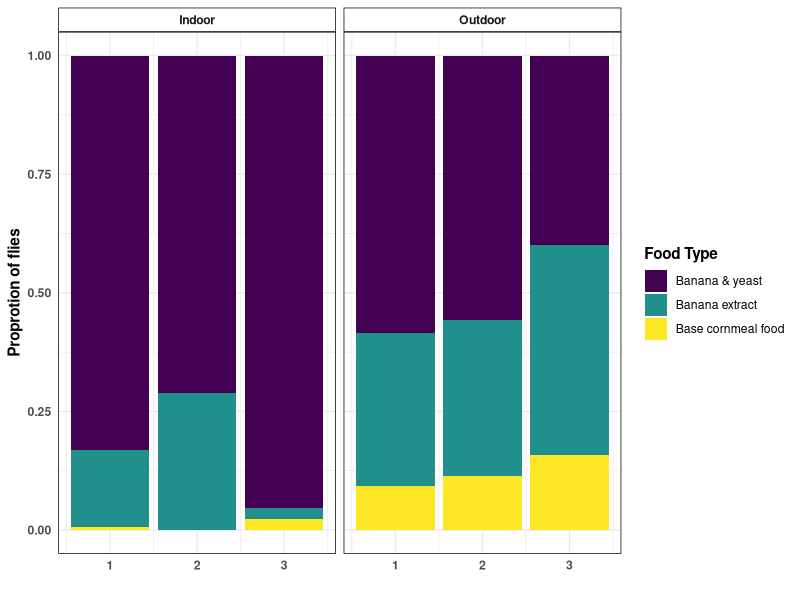
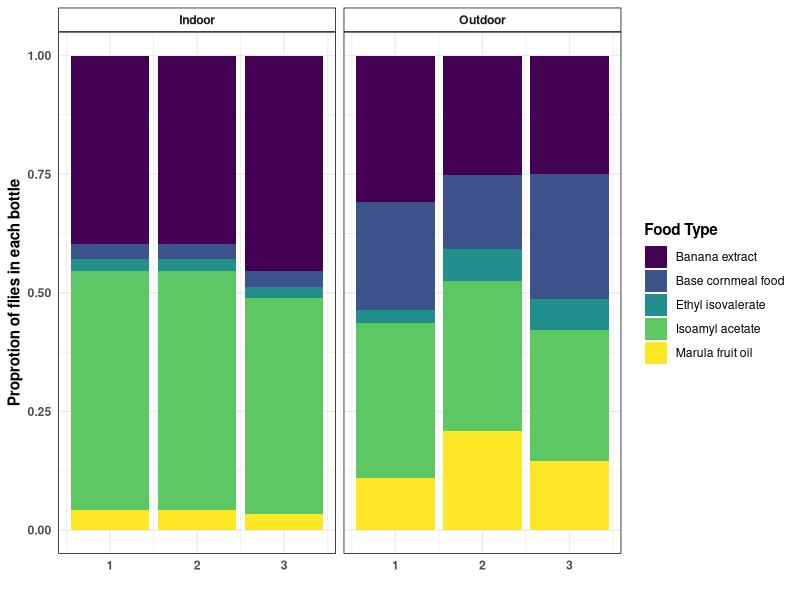
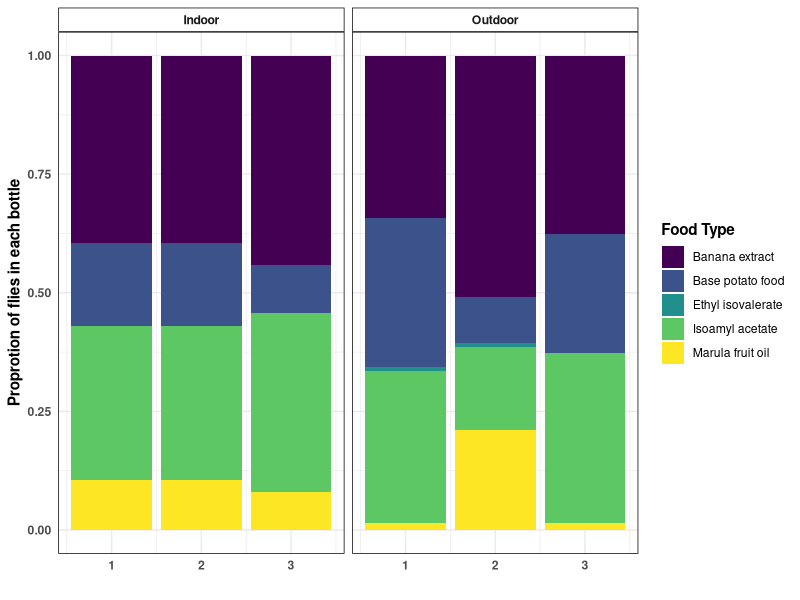
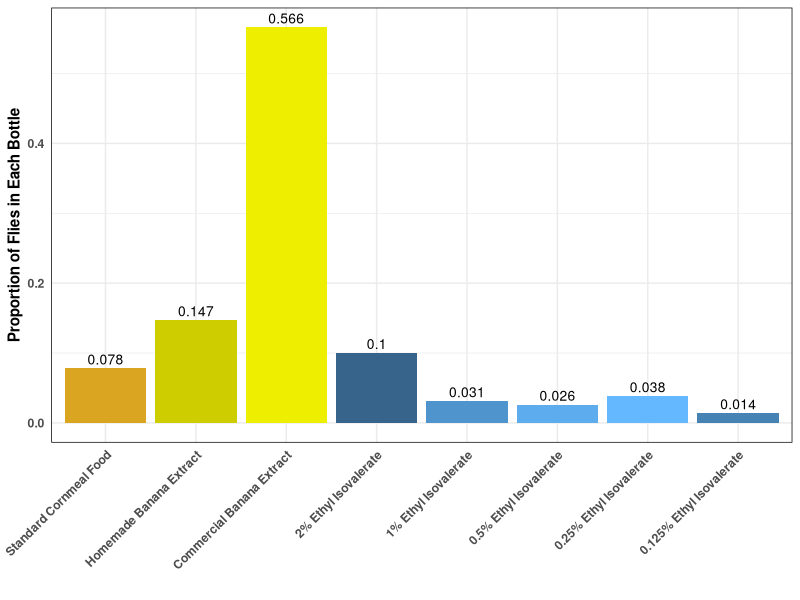
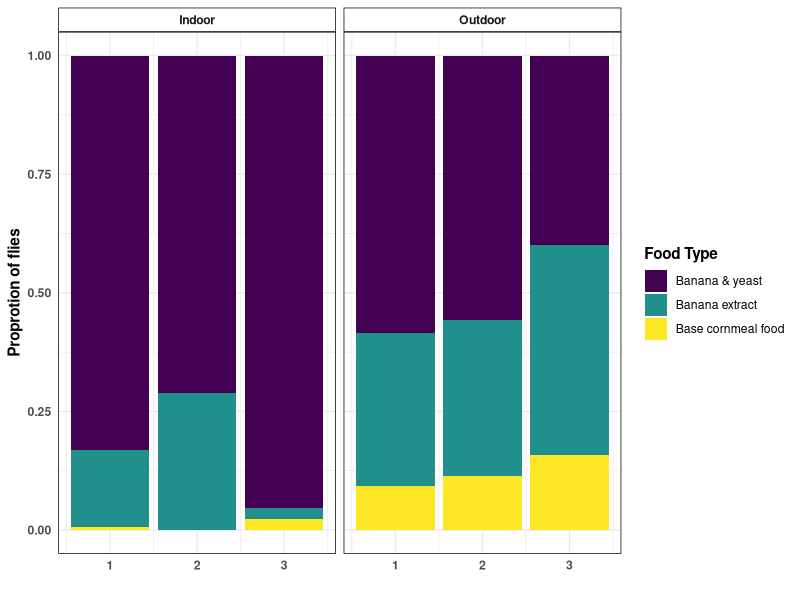
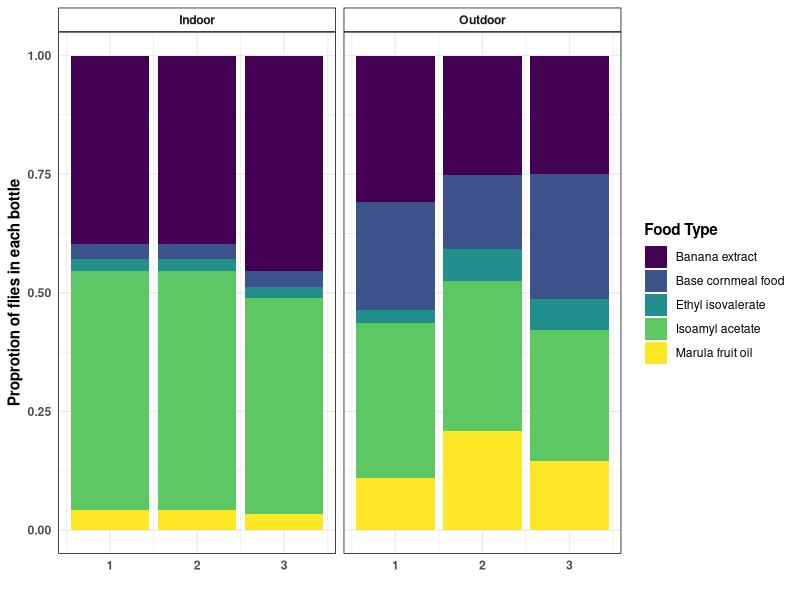
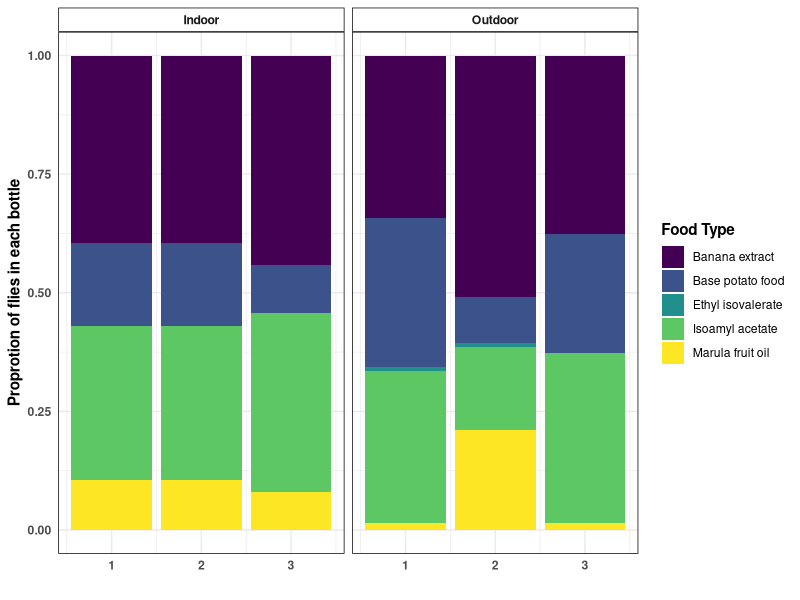
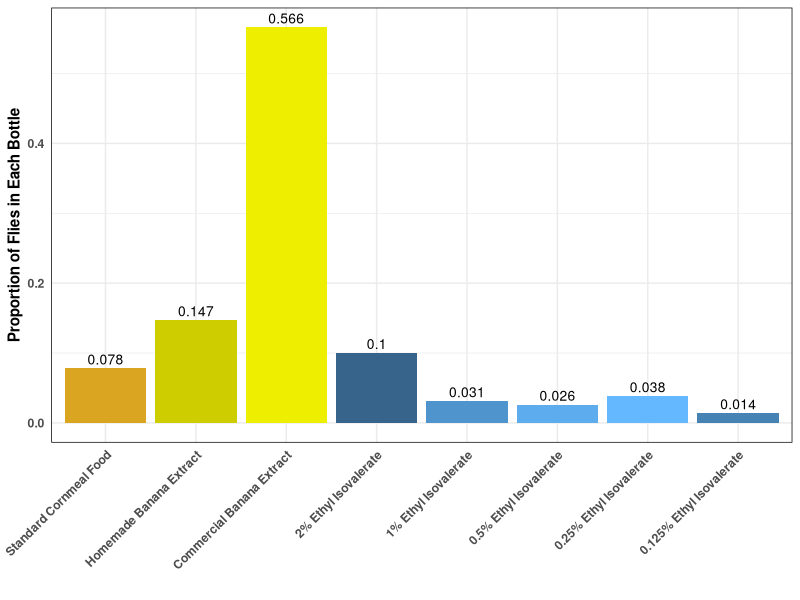

The R script that drew these images, in order:
library(tidyverse)
library(readxl)
library(viridis)
library(forcats)
library(ggthemes)

# read in data 
df <- read_excel("data/Consolidated_fly_food_data.xlsx")

df <- df %>% 
  mutate(proportion = Flies/total) %>% 
  group_by(Experiment, Replicate) %>% 
  mutate(Food = str_replace(Food, "Banana_and_Yeast", "Banana & yeast"),
         Food = str_replace(Food, "Homemade_banana_extract", "Banana extract"),
         Food = str_replace(Food, "Plain_cornmeal_food", "Base cornmeal food"),
         Food = str_replace(Food, "Artificial_banana_extract", "Isoamyl acetate"),
         Food = str_replace(Food, "Ethyl_Isovalerate", "Ethyl isovalerate"),
         Food = str_replace(Food, "Morula_fruit_oil", "Marula fruit oil"),
         Food = str_replace(Food, "Plain_potato_food", "Base potato food"))

banana <- ggplot(filter(df, Experiment_description == "HBE_vs_banana_and_yeast"),
              aes(fill = Food, y = proportion, x = Replicate)) +
  geom_bar(position="fill", stat="identity")+
  scale_fill_viridis(discrete = TRUE) +
  facet_wrap(~Setting) +
  theme_minimal(base_size = 11) +
  theme(panel.border = element_rect(linetype = "solid", fill = NA),
        strip.background = element_rect(colour = "black", fill = "white"),
        axis.title = element_text(face = "bold"),
        legend.title = element_text(face = "bold"),
        strip.text = element_text(face = "bold"),
        axis.text = element_text(face = "bold")) +
  labs(x = "", y = "Proprotion of flies", 
       fill = "Food Type")
banana
ggsave("plots/banana_extract_plain.pdf", units = "in", width = 10, height = 8)

all_vs_all <- ggplot(filter(df, Experiment_description == "All_vs_all"),
       aes(fill = Food, y = proportion, x = Replicate)) +
  geom_bar(position="fill", stat="identity")+
  scale_fill_viridis(discrete = TRUE) +
  facet_wrap(~Setting) +
  theme_minimal(base_size = 11) +
  theme(panel.border = element_rect(linetype = "solid", fill = NA),
        strip.background = element_rect(colour = "black", fill = "white"),
        axis.title = element_text(face = "bold"),
        legend.title = element_text(face = "bold"),
        strip.text = element_text(face = "bold"),
        axis.text = element_text(face = "bold")) +
  labs(x = "", y = "Proprotion of flies in each bottle", 
       fill = "Food Type")
all_vs_all
ggsave("plots/all_vs_all.pdf", units = "in", width = 10, height = 8)

all_vs_all_potato <- ggplot(filter(df, Experiment_description == "All_vs_all_potato"),
       aes(fill = Food, y = proportion, x = Replicate)) +
  geom_bar(position="fill", stat="identity")+
  scale_fill_viridis(discrete = TRUE) +
  facet_wrap(~Setting) +
  theme_minimal(base_size = 11) +
  theme(panel.border = element_rect(linetype = "solid", fill = NA),
        strip.background = element_rect(colour = "black", fill = "white"),
        axis.title = element_text(face = "bold"),
        legend.title = element_text(face = "bold"),
        strip.text = element_text(face = "bold"),
        axis.text = element_text(face = "bold")) +
  labs(x = "", y = "Proprotion of flies in each bottle", 
       fill = "Food Type")
all_vs_all_potato
ggsave("plots/all_vs_all_potato.pdf", units = "in", width = 10, height = 8)


# Ethyl Isovalerate 
df2 <- read_excel("data/EthylIsovalerateDil_Tidy.xlsx")

df2 <- df2 %>% 
  mutate(Food = str_replace(Food, "Plain_cornmeal_food", "Standard Cornmeal Food"),
         Food = str_replace(Food, "Artificial_banana_extract", "Commercial Banana Extract"),
         Food = str_replace(Food, "Homemade_banana_extract", "Homemade Banana Extract"),
         Food = str_replace(Food, "2%_Ethyl_Isovalerate", "2% Ethyl Isovalerate"),
         Food = str_replace(Food, "1%_Ethyl_Isovalerate", "1% Ethyl Isovalerate"),
         Food = str_replace(Food, "0.5%_Ethyl_Isovalerate", "0.5% Ethyl Isovalerate"),
         Food = str_replace(Food, "0.25%_Ethyl_Isovalerate", "0.25% Ethyl Isovalerate"),
         Food = str_replace(Food, "0.125%_Ethyl_Isovalertate", "0.125% Ethyl Isovalerate")) 

ggplot(data=df2, aes(x=Food, y=Flies)) +
  geom_col(fill = c("goldenrod", "yellow3", "yellow2", "Steelblue4", "steelblue3", 
                    "steelblue2", "steelblue1", "steelblue")) +
  geom_text(aes(label=Flies), vjust=-0.4, color="black", size=3.5) + 
  theme_few(base_size = 11) +
  theme_minimal(base_size = 11) +
  theme(axis.text.x = element_text(angle = 45, hjust = 1)) +
  theme(panel.border = element_rect(linetype = "solid", fill = NA),
        strip.background = element_rect(colour = "black", fill = "white"),
        axis.title = element_text(face = "bold"),
        legend.title = element_text(face = "bold"),
        strip.text = element_text(face = "bold"),
        axis.text = element_text(face = "bold")) +
  scale_x_discrete(limits = c("Standard Cornmeal Food",	"Homemade Banana Extract",	
                              "Commercial Banana Extract",	"2% Ethyl Isovalerate",	
                              "1% Ethyl Isovalerate",	"0.5% Ethyl Isovalerate",	
                              "0.25% Ethyl Isovalerate",	"0.125% Ethyl Isovalerate")) +
  labs(x="", y="Proportion of Flies in Each Bottle")

ggsave("plots/EthylIsovalerateDil.pdf", units="in", width=10, height=7.5)






